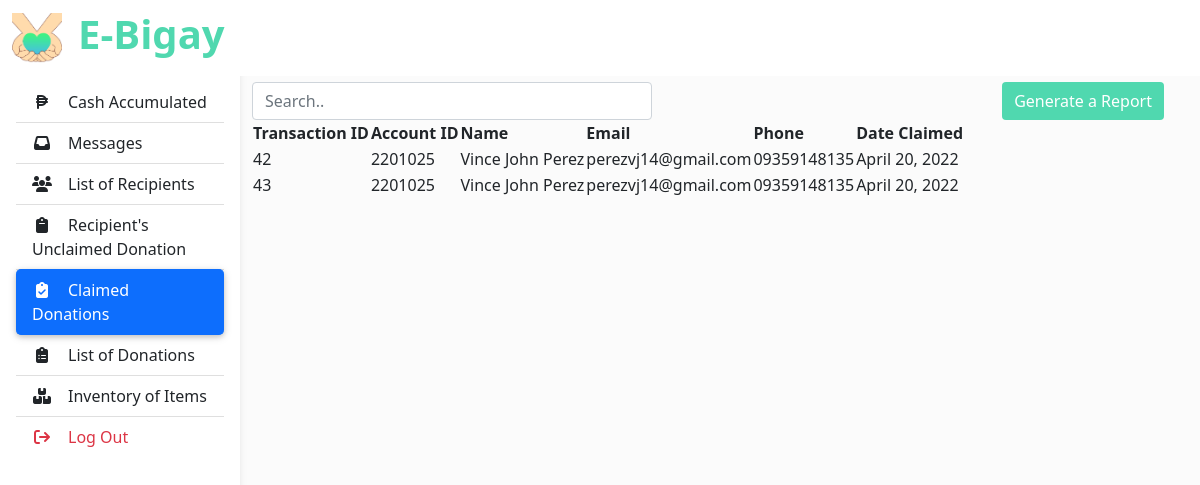
The page /admin/pages/claimed_donations.php (signed in) on the database as committed earlier.
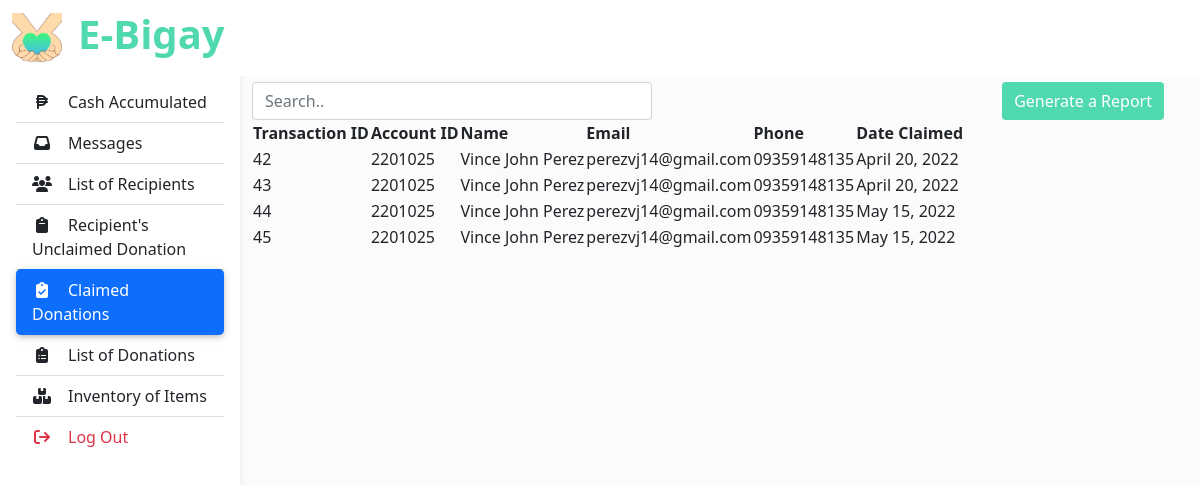
The same page on the database as committed later.
### tables this page shows
CREATE TABLE `transactiontable` (
  `transac_id` int(11) NOT NULL,
  `acc_id` int(11) NOT NULL,
  `name` varchar(255) NOT NULL,
  `date_generated` varchar(255) NOT NULL,
  `date_claimed` varchar(255) DEFAULT NULL,
  `status` varchar(10) NOT NULL,
  `notif_status` int(1) NOT NULL
);

CREATE TABLE `registered_accounts` (
  `id` int(11) NOT NULL,
  `name` varchar(255) NOT NULL,
  `datebirth` date NOT NULL,
  `address` varchar(255) NOT NULL,
  `phone` bigint(11) NOT NULL,
  `email` varchar(255) NOT NULL,
  `role` varchar(25) NOT NULL,
  `occupation` varchar(255) NOT NULL,
  `annual_income` bigint(20) NOT NULL,
  `verified` tinyint(1) NOT NULL DEFAULT 0,
  `token` varchar(255) DEFAULT NULL,
  `password` varchar(255) NOT NULL
);

### admin/pages/claimed_donations.php (shortened to what the changed rows need)
<?php
    include('../assets/php/config.php');
?>
<!DOCTYPE html>
<html lang="en">
<head>
    <link href="https://cdn.jsdelivr.net/npm/bootstrap@5.0.0/dist/css/bootstrap.min.css" rel="stylesheet">
    <link rel="stylesheet" href="https://cdnjs.cloudflare.com/ajax/libs/font-awesome/6.1.1/css/all.min.css" />
    <link rel="stylesheet" href="https://cdn.datatables.net/1.12.1/css/jquery.dataTables.min.css">
    <link rel="stylesheet" href="https://cdn.datatables.net/rowreorder/1.2.8/css/rowReorder.dataTables.min.css">
    <link rel="stylesheet" href="https://cdn.datatables.net/responsive/2.3.0/css/responsive.dataTables.min.css">
    <link rel="stylesheet" href="../assets/css/new_index.css">
</head>
<body>
    <header>
        <nav id="main-navbar" class="navbar navbar-expand-lg navbar-light bg-white fixed-top">
            <div class="container-fluid">
                <div class="d-none d-md-flex input-group w-auto my-auto" id="nav-header-div">
                    <h1 class="nav-header"><a href="index.html"><span>E-Bigay</span></a></h1>
                </div>
            </div>
        </nav>
    </header>
    <main style="margin-top: 58px">
        <div class="container pt-4">
            <table class="display nowrap" id="claimed-donation-table">
                <thead class="thead-dark">
                    <tr>
                        <th scope="col">Transaction ID</th>
                        <th scope="col">Account ID</th>
                        <th scope="col">Name</th>
                        <th scope="col">Email</th>
                        <th scope="col">Phone</th>
                        <th scope="col">Date Claimed</th>
                    </tr>
                </thead>
                <tbody id="claimed-donation-table-body">
                    <?php
                        $sql = "SELECT transactiontable.transac_id, registered_accounts.id AS id, registered_accounts.name AS name, registered_accounts.email AS email, registered_accounts.address AS address, registered_accounts.phone AS phone, transactiontable.date_claimed AS date FROM registered_accounts INNER JOIN transactiontable ON registered_accounts.id = transactiontable.acc_id WHERE transactiontable.status = 'Claimed'";
                        $res = mysqli_query($con, $sql );
                        while($row=mysqli_fetch_array($res)){
                            echo "<tr>";
                                echo "<td>";echo $row['transac_id']; echo "</td>";
                                echo "<td>";echo $row['id']; echo "</td>";
                                echo "<td>";echo $row['name']; echo "</td>";
                                echo "<td>";echo $row["email"]; echo "</td>";
                                echo "<td>";echo "0".$row["phone"];  echo "</td>";
                                echo "<td>";echo $row['date']; echo "</td>";
                            echo "</tr>";
                        }
                    ?>
                </tbody>
            </table>
        </div>
    </main>
</body>
</html>

Rows that differ between the two databases and show on the page:
now on this page (row edited): transactiontable: transac_id "44", acc "2201025", acc.name "Vince John Perez", acc.email "perezvj14@gmail.com", acc.phone "9359148135", date_claimed "May 15, 2022"
now on this page (row edited): transactiontable: transac_id "45", acc "2201025", acc.name "Vince John Perez", acc.email "perezvj14@gmail.com", acc.phone "9359148135", date_claimed "May 15, 2022"
